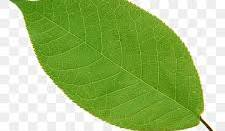
#> input picture leaf1.png, 225 x 131 px
$ python -i image_quality.py   (imports and definitions only)
#> lines starting #> are read from the running program, lines starting #| are printed output that depends on the picture
#> further down, picture is the input picture: PIL image 225x131 RGBA; mean R, G, B, A 161, 190.6, 119.1, 255
"""Lightweight image-quality checks before crop-image triage.

These are image-acquisition checks, not a plant/disease detector. Thresholds are
transparent heuristics and should be evaluated with the target device and dataset.
"""
from __future__ import annotations

from typing import Any, Dict
import numpy as np
from PIL import Image


def assess_image_quality(image: Image.Image) -> Dict[str, Any]:
    rgb = image.convert("RGB")
    width, height = rgb.size
#> width = 225; height = 131
    thumbnail = rgb.resize((128, 128))
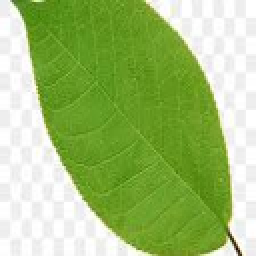
#> thumbnail: PIL image 128x128 RGB (shown 2 times larger); mean R, G, B 161, 190.6, 119.1
    gray = np.asarray(thumbnail.convert("L"), dtype=np.float32) / 255.0
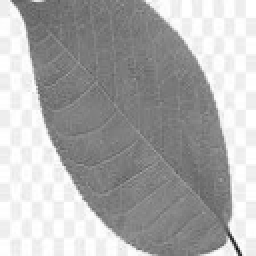
#> gray: shape (128, 128) float32 (shown 2 times larger); min 0.0588, max 1, mean 0.681
    brightness = float(np.mean(gray))
#> brightness = 0.681
    contrast_std = float(np.std(gray))
#> contrast_std = 0.233

    warnings = []
    if min(width, height) < 96:
        warnings.append("very_low_resolution")
    if brightness < 0.12:
        warnings.append("severely_underexposed")
    elif brightness > 0.94:
        warnings.append("severely_overexposed")
    if contrast_std < 0.025:
        warnings.append("very_low_contrast_or_nearly_uniform_image")

    # A transparent heuristic score for triage only; not a learned/calibrated probability.
    score = 1.0
    if min(width, height) < 256:
        score -= 0.15
    if brightness < 0.20 or brightness > 0.88:
        score -= 0.20
    if contrast_std < 0.06:
        score -= 0.20
    score = round(max(0.0, min(1.0, score)), 3)

    return {
        "width": int(width),
        "height": int(height),
        "mean_brightness": round(brightness, 4),
        "contrast_std": round(contrast_std, 4),
        "quality_score": score,
        "score_is_calibrated": False,
        "warnings": warnings,
        "review_required": bool(warnings),
        "method": "pillow_grayscale_brightness_and_contrast_heuristics",
    }

>>> from PIL import Image
>>> picture = Image.open('../leaf1.png')
>>> result = assess_image_quality(picture)
#> result = 9 items
